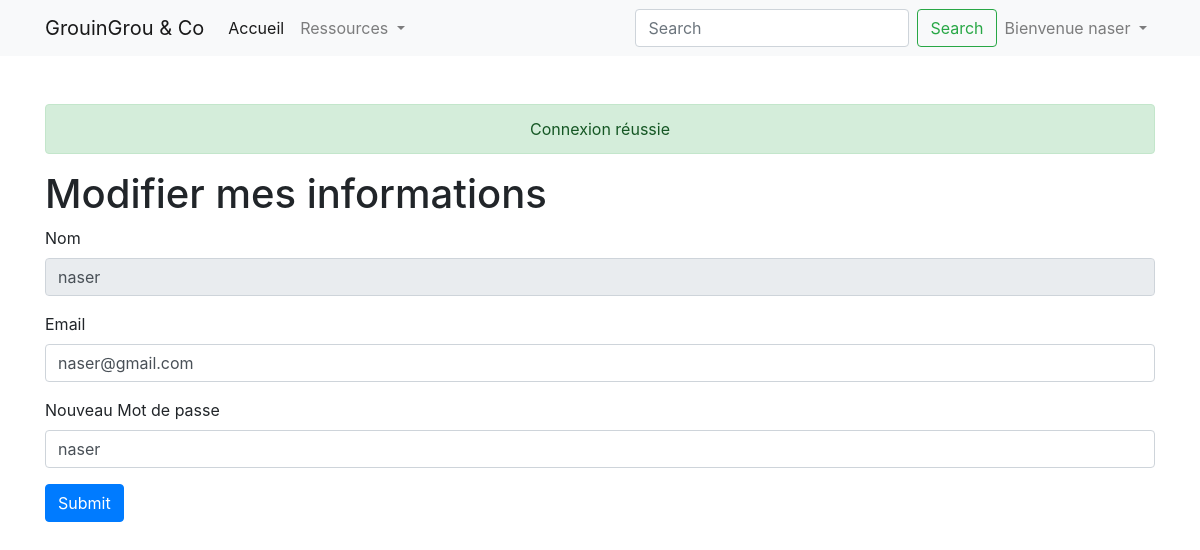
/modifier-mes-informations (signed in), run on the app's committed database.
### tables this page shows
CREATE TABLE `users` (
  `id` int(11) NOT NULL,
  `username` varchar(255) NOT NULL,
  `email` varchar(255) NOT NULL COMMENT 'email utilisateur',
  `password` varchar(255) NOT NULL COMMENT 'mot de passe'
);

### src/controllers/UserDashboardController.php (called while the page is built, shortened)
<?php
class UserDashboardController extends Controller{
    public function edit(){
        $data['user'] = $this->getModel('UserModel')->getUserById(getUserData('id'));
        return $this->renderView('users/edit',$data);
    }
}

### core/Router.php (called while the page is built, shortened)
<?php
class Router
{
    protected $controller = 'HomeController';
    protected $method = 'index';
    protected $params = [];
    public function __construct()
    {
        $this->routes = Routes::getRoutes();
        $url = $this->getUrl();
        foreach ($this->routes as $route) {
            $urlToTest = $route['url'];
            if (preg_match("~$urlToTest~", "/$url", $matches) && $matches[0] === "/$url") {
                $this->controller = $route['goto'][0];
                $this->method = $route['goto'][1];
                $this->params = isset($route['goto'][2]) ? $route['goto'][2] : [];
                break;
            }
        }
        if (file_exists("../src/controllers/{$this->controller}.php")) {
            $this->controller = new $this->controller;
        }
        if (method_exists($this->controller, $this->method)) {
            $this->method = $this->method;
        }
        call_user_func_array(array($this->controller, $this->method), $this->params);
    }
    public function getUrl()
    {
        if (isset($_GET['url'])) {
            $url = $_GET['url'];
            $url = filter_var($url, FILTER_SANITIZE_URL);
            return $url;
        }
    }
}

### public/index.php (called while the page is built, shortened)
<?php
$router = new Router();

### core/Model.php (called while the page is built, shortened)
<?php
class Model
{
    protected $host = DB_HOST;
    protected $dbname = DB_NAME;
    protected $user = DB_USER;
    protected $pass = DB_PASS;
    public function __construct()
    {
        try {
            $this->bdd = new PDO("mysql:host={$this->host};dbname={$this->dbname};charset=UTF8", $this->user, $this->pass);
        } catch (PDOException $e) {
            $this->error = $e->getMessage();
            echo $this->error;
        }
    }
}

### src/models/UserModel.php (called while the page is built, shortened)
<?php
class UserModel extends Model{
    public function getUserById($id){
        $req = $this->bdd->prepare("SELECT * FROM users WHERE id=?");
        $req->execute(array($id));
        return $req->fetch();
    }
}

### utils/session.php (called while the page is built, shortened)
<?php
function getUserData($data = null)
{
    if (!$data) return $_SESSION['user_logged'];
    else if ($data) return $_SESSION['user_logged'][$data];
    else return "no user connected";
}

### src/views/users/edit.php (the view, shortened to what this page needs)
<div class="container">
    <h1>Modifier mes informations</h1>
    <form action="" method="POST">
        <div class="form-group">
           <label for="username">Nom</label>
           <input
                type="text"
                name="username"
                id="username"
                class="form-control <?php echo $data['errors']['username'] != null ? 'is-invalid':'';?>"
                value="<?php echo $data['user']->username;?>" disabled>
        </div>
        <div class="form-group">
           <label for="email">Email</label>
           <input
                type="email"
                name="email"
                id="email"
                class="form-control <?php echo $data['errors']['email'] != null ? 'is-invalid':'';?>"
                value="<?php echo $data['user']->email;?>">
        </div>
        <div class="form-group ">
            <label for="password">Nouveau Mot de passe</label>
            <input
                type="text"
                name="password"
                id="password"
                class="form-control"
                value="<?php echo $data['user']->password;?>"
                >
        </div>
        <button type="submit" class="btn btn-primary">Submit</button>
    </form>
</div>

### data on the page
users: username "naser", email "naser@gmail.com", password "naser"

### other printed values
getUserData('username') "naser"
$message "Connexion réussie"
